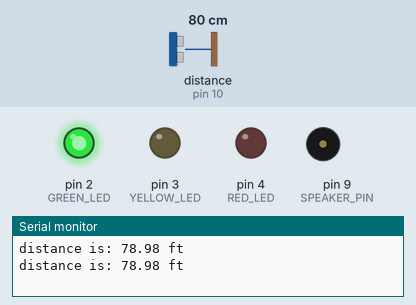
Bench run of a sketch on a simulated Arduino Uno, built with avr-gcc and run on an emulated ATmega328P. On the bench: output pins drawn as LEDs (lit = HIGH), buzzer (waves = sounding), the last lines printed to the serial monitor. Wiring (inferred from the names in the program): ultrasonic range finder: trigger pin 11; echo pin 10. The test bench sets the inputs (shaded band); at power-on: distance to the obstacle (sensor on pin 10) 80 cm. The echo pulse lasts 58.3 µs per cm; pins used as bus, display or sensor lines are not drawn.

Above: at 1.2 s.
1.3 s: distance to the obstacle (sensor on pin 10) set to 65 cm
2.8 s: distance to the obstacle (sensor on pin 10) set to 56 cm
At 3.7 s:
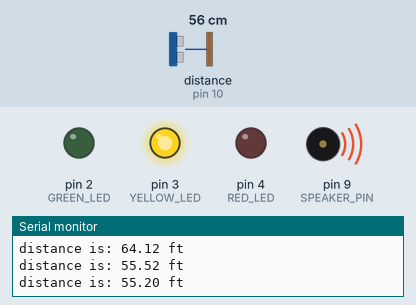
4.5 s: distance to the obstacle (sensor on pin 10) set to 45 cm
6.0 s: distance to the obstacle (sensor on pin 10) set to 35 cm
At 7.2 s:
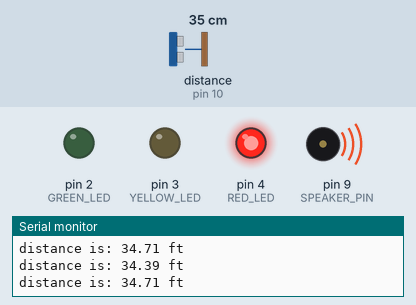
7.5 s: distance to the obstacle (sensor on pin 10) set to 60 cm
At 8.7 s:
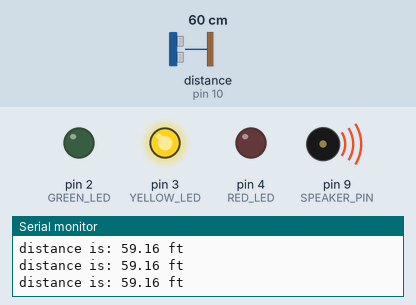
9.0 s: distance to the obstacle (sensor on pin 10) set to 2 cm
At 9.8 s:
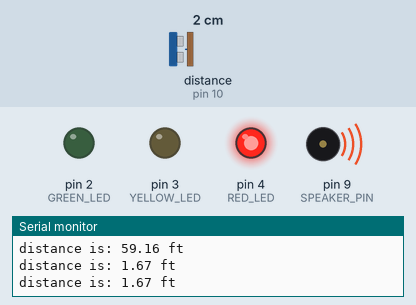
Timing chart, 0 to 11.5 s (numbered marks = the images above; inputs shaded):
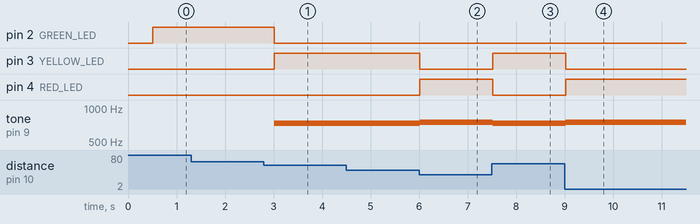

Measured:
- the behaviour switches between 61 and 60 cm on distance to the obstacle (sensor on pin 10) (found by bisection; images 0 and 1)
- the behaviour switches between 41 and 40 cm on distance to the obstacle (sensor on pin 10) (found by bisection; images 1 and 2)
- after the input at 2.8 s, pin 2 (GREEN_LED): HIGH → LOW after 0.21 s; pin 3 (YELLOW_LED): LOW → HIGH after 0.21 s; tone on pin 9 (SPEAKER_PIN): silent → 730 Hz after 0.21 s
- after the input at 6.0 s, pin 3 (YELLOW_LED): HIGH → LOW at once; pin 4 (RED_LED): LOW → HIGH at once; tone on pin 9 (SPEAKER_PIN): 730 Hz → 750 Hz at once
- after the input at 7.5 s, pin 3 (YELLOW_LED): LOW → HIGH at once; pin 4 (RED_LED): HIGH → LOW at once; tone on pin 9 (SPEAKER_PIN): 750 Hz → 730 Hz at once
- after the input at 9.0 s, pin 3 (YELLOW_LED): HIGH → LOW at once; pin 4 (RED_LED): LOW → HIGH at once; tone on pin 9 (SPEAKER_PIN): 730 Hz → 750 Hz at once

The sketch:

code_for_device.ino
```cpp
/////////////////////////////////////////////////////////////////////////////////////////////////////////////////////////////////////////////////////
// NAME:     Holly Hammons, Charles Nissen, Trevor Olsen, Ty Smith, and Abi Thompson

// GROUP:    Backup Assist for Power Wheelchairs

// TITLE:    Ultrasonic Sensor Testing Code (Adafruit)

// FUNCTION: This code measures the distance from an ultrasonic sensor and dispays a green, yellow, or red LED, depending on the distance measured.
//           A sound will appear at a specific frequency, based on the distance measured.

// HARDWARE: Ultrasonic Sensor    ->      Arduino or Redboard
//           VCC                          PIN 5V
//           GND                          PIN GND
//           ECHO                         PIN 10
//           TRIG                         PIN 11

//           CIRCUIT              ->      Arduino or Redboard
//           ALL GND LEDS                 250ohm RESISISTORs TO GND
//           GREEN LED (+)                PIN 2
//           YELLOW LED (+)               PIN 3
//           RED LED (+)                  PIN 4
//           POTENTIOMETER(LEFT PIN)      GND PIN
//           POTENTIOMETER(MIDDLE PIN)    125ohm RESISTOR TO SPEAKER (+)
//           POTENTIOMETER(RIGHT PIN)     PIN 9
//           SPEAKER (-)                  GND PIN

// SOFTWARE: None

// EXECUTE: To use the code, make all connections to an arduino or redboard as stated above.
//          If desired, the serial monitor can be used to display distances.

// RESOURCE: This code is based off of two resources listed below:
//           https://www.makerguides.com/hc-sr04-arduino-tutorial/

// PURPOSE: This code is used for testing the HC-SR04 and Y401 Adafruit ultrasonic sensors. If chosen, this code can be used as final code
//          for the design.
/////////////////////////////////////////////////////////////////////////////////////////////////////////////////////////////////////////////////////

// define constants
#define TRIGGER_PIN 11
#define ECHO_PIN 10

// don't connect speaker pin to pin 13, it will chirp at start up due to the LED flashing
#define SPEAKER_PIN 9

//#define RED_LED 7
//#define YELLOW_LED 6
//#define GREEN_LED 5

#define RED_LED 4
#define YELLOW_LED 3
#define GREEN_LED 2

// distance ranges
int upperLimit = 60;
int lowerLimit = 40;

// speaker frequencies
int yellowFrequency = 730;
int redFrequency = 750;

// main loop timing
long previousMillis = 0;
float interval = 500;

long previousMillisTrigger = 0;
long previousMillisTrigger2 = 0;

// for the sensor calculations
long duration;
float distance;

float current_dist;


void setup() {
  // Define inputs and outputs:
  pinMode(TRIGGER_PIN, OUTPUT);
  pinMode(ECHO_PIN, INPUT);

  pinMode(RED_LED, OUTPUT);
  pinMode(YELLOW_LED, OUTPUT);
  pinMode(GREEN_LED, OUTPUT);

  pinMode(SPEAKER_PIN, OUTPUT);

  digitalWrite(SPEAKER_PIN, LOW);

  // Begin Serial communication at a baudrate of 9600 for debugging:
  Serial.begin(9600);

  // small delay at startup to allow everything to calm down
  delay(50);
}

void loop() {
  // get current time
  unsigned long currentMillis = millis();

  // run main loop every "interval" in ms
  if (currentMillis - previousMillis > interval) {
    // set previous time to current time
    previousMillis = currentMillis;

    // get reading from sensor and average it
    current_dist = distanceInAdafruit();

    // GREEN LED
    if (current_dist > upperLimit) {
      digitalWrite(GREEN_LED, HIGH);
      digitalWrite(YELLOW_LED, LOW);
      digitalWrite(RED_LED, LOW);
      // turn off all tones
      noTone(SPEAKER_PIN);
    }
    // YELLOW LED
    if (current_dist >= lowerLimit && current_dist <= upperLimit) {
      digitalWrite(GREEN_LED, LOW);
      digitalWrite(YELLOW_LED, HIGH);
      digitalWrite(RED_LED, LOW);
      // middle frequency tone
      tone(SPEAKER_PIN, yellowFrequency);
    }
    // RED LED
    if (current_dist < lowerLimit) {
      digitalWrite(GREEN_LED, LOW);
      digitalWrite(YELLOW_LED, LOW);
      digitalWrite(RED_LED, HIGH);
      // high frequency tone
      tone(SPEAKER_PIN, redFrequency);
    }
  }
}

float distanceInAdafruit() {
  // Clear the TRIGGER_PIN by setting it LOW:
  digitalWrite(TRIGGER_PIN, LOW);

  // get current time
  unsigned long currentMillisTrigger = millis();

  // wait 5us before setting trigger pin high
  if (currentMillisTrigger - previousMillisTrigger > 0.005) {
    // set previous time to current time
    previousMillisTrigger = currentMillisTrigger;

    // Trigger the sensor
    digitalWrite(TRIGGER_PIN, HIGH);

    // get current time
    unsigned long currentMillisTrigger2 = millis();

    // wait 10us before making trigger pin low
    if (currentMillisTrigger2 - previousMillisTrigger2 > 0.01) {
      // set previous time to current time
      previousMillisTrigger2 = currentMillisTrigger2;

      digitalWrite(TRIGGER_PIN, LOW);
    }
  }
  // Read the ECHO_PIN, pulseIn() returns the duration (length of the pulse) in microseconds:
  duration = pulseIn(ECHO_PIN, HIGH);

  // Calculate the distance: distance = length of pulse (us) * speed of sound (us) * 1/2 (sound waves traveling to and from object)
  distance = duration * 0.034 / 2.0;

  Serial.print("distance is: ");
    Serial.print(distance);
    Serial.println(" ft");

  return distance;
}
```
